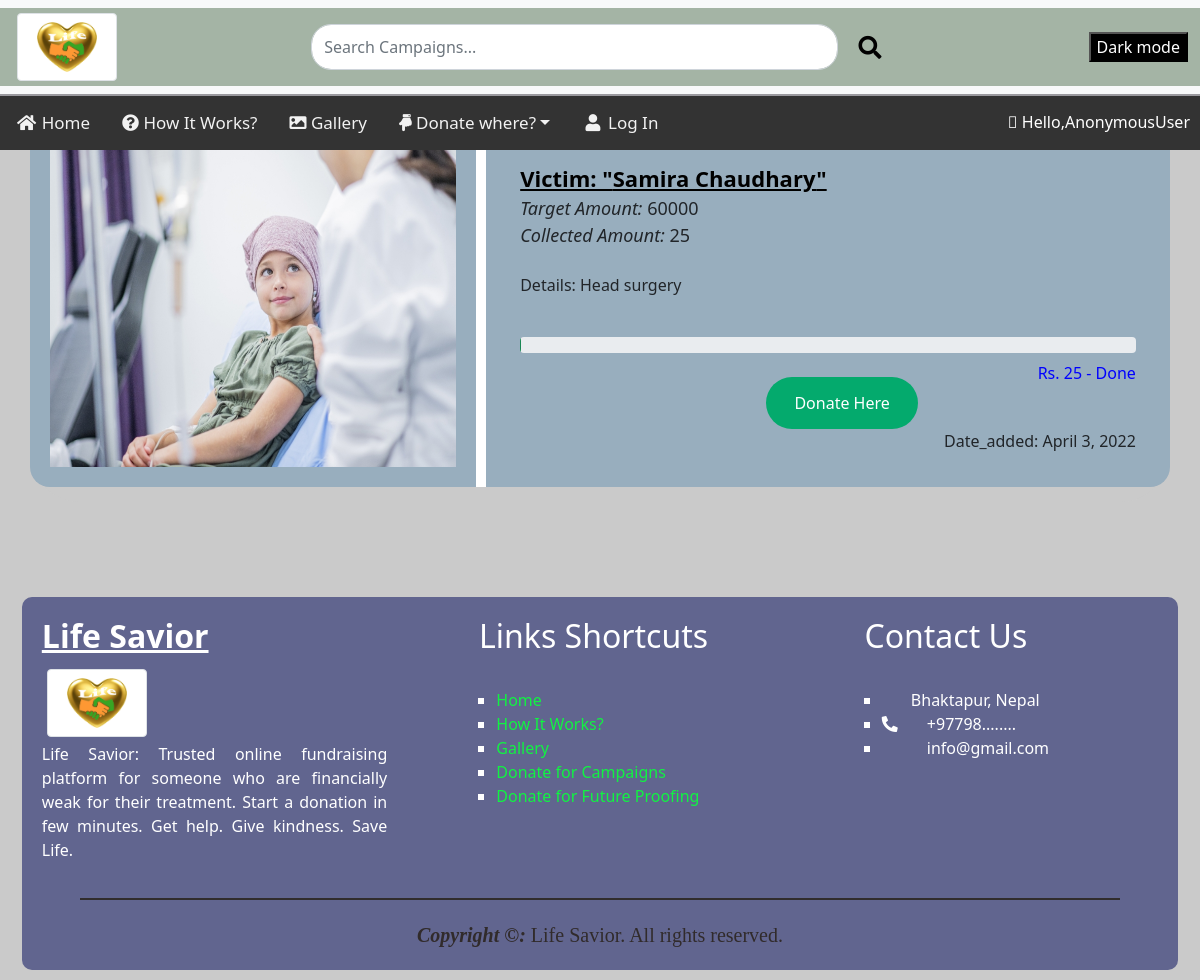
/detail/25/, run on the app's committed database.
### app/models.py (models this page shows, shortened)
class OtherCampaign(models.Model):
    manager = models.ForeignKey(User, on_delete=models.CASCADE, default=None)
    Name = models.CharField(max_length=30)
    Image = models.ImageField(upload_to='images/')
    Target = models.IntegerField()
    Collected = models.IntegerField()
    Info = models.CharField(max_length=300)
    Date_added = models.DateField(auto_now_add=True)
    class Meta:
        ordering = ['-id']

### app/views.py (the view)
# urls.py: path('detail/<int:id>/', views.detail, name='detail'),
def detail(request, id):
    context = {
        'camp_detail' : get_object_or_404(OtherCampaign, pk=id),
    }
    return render(request, 'detail.html', context)

### templates/detail.html (shortened to what this page needs)
{% extends 'navigation.html' %}
{% load static %}
{% block content %}
<link rel="stylesheet" type="text/CSS" href="{% static './CSS/campaign.css' %}">
<div class="container" style="background-color:#f1f1f1">
    <div class="row">
        <div class="column-33">
            <img src="{% if camp_detail.Image %}
        {{camp_detail.Image.url}}
        {% else %}
        {% static './Images/blank.jpg' %}
        {% endif %}" class="camp_img" alt="img">
        </div>
        <div class="column-66">
            <div class="victim"><b><u>Victim: "{{camp_detail.Name}}"</u></b></div>
            <div class="target"><i>Target Amount:</i> {{camp_detail.Target}}</div>
            <div class="target"><i>Collected Amount:</i> {{camp_detail.Collected}}</div>
            <br>
            <p>Details: {{camp_detail.Info}}</p>
            <br>
            <div class="progress">
            </div>
            <div class="progress_text">Rs. {{ camp_detail.Collected }} - Done</div>
            <br>
            <button class="button"><a href="{% url 'khaltirequest' camp_detail.id %}" class="donate_here">Donate
                    Here</a></button>
            <br>
            <div style="float: right;">Date_added: {{camp_detail.Date_added}}</div>
        </div>
    </div>
</div>
<br>
{% endblock content %}

### static/CSS/style.css (style rules this page uses)
body { padding: 10px; }

### static/CSS/campaign.css (style rules this page uses)
body { margin: 0; background-color: rgb(202, 202, 202); }
.container { border-bottom: 15px solid rgb(202, 202, 202); border-radius: 50px; }
.row { background-color: rgb(152, 174, 190); border-radius: 20px; }
.row:after { content: ""; display: table; clear: both }
.column-66 { width: 60%; padding: 3%; vertical-align: middle; }
.column-33 { float: left; width: 40%; padding: 20px; border-right: 10px solid rgb(255, 255, 255); }
.button { margin-left: 40%; border: none; padding: 14px 28px; border-radius: 40px; cursor: pointer; background-color: #04AA6D; }
.donate_here { text-decoration: none; color: white; font-size: 16px; }
.camp_img { display: block; height: 100%; max-width: 100%; }
.victim { font-size: 22px; text-decoration: none; color: rgb(0, 0, 0); }
.target { font-size: 18px; }
.progress_text { float: right; color: blue; padding-top: 8px; }

### data on the page
OtherCampaign: Image (picture), Name "Samira Chaudhary", Target "60000", Collected "25", Info "Head surgery", Date_added "April 3, 2022"

### other printed values
{{ request.user }} "AnonymousUser"
